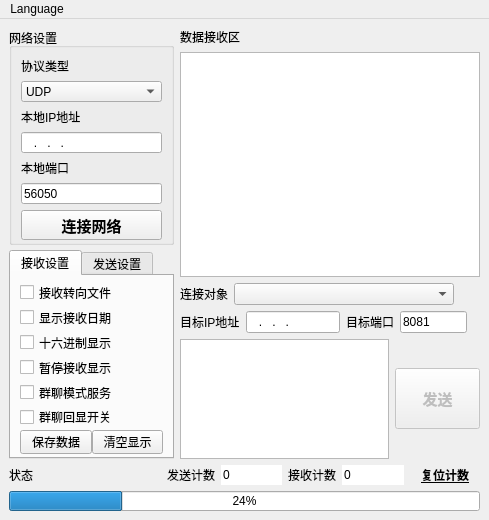
<?xml version="1.0" encoding="UTF-8"?>
<ui version="4.0">
 <class>MainWindow</class>
 <widget class="QMainWindow" name="MainWindow">
  <property name="geometry">
   <rect>
    <x>0</x>
    <y>0</y>
    <width>489</width>
    <height>520</height>
   </rect>
  </property>
  <property name="windowTitle">
   <string>网络调试助手</string>
  </property>
  <widget class="QWidget" name="centralwidget">
   <layout class="QVBoxLayout" name="verticalLayout_3">
    <item>
     <layout class="QHBoxLayout" name="horizontalLayout_5">
      <item>
       <layout class="QVBoxLayout" name="verticalLayout">
        <property name="spacing">
         <number>2</number>
        </property>
        <item>
         <widget class="QGroupBox" name="groupBox_2">
          <property name="sizePolicy">
           <sizepolicy hsizetype="Expanding" vsizetype="Expanding">
            <horstretch>0</horstretch>
            <verstretch>0</verstretch>
           </sizepolicy>
          </property>
          <property name="minimumSize">
           <size>
            <width>160</width>
            <height>180</height>
           </size>
          </property>
          <property name="maximumSize">
           <size>
            <width>350</width>
            <height>500</height>
           </size>
          </property>
          <property name="autoFillBackground">
           <bool>true</bool>
          </property>
          <property name="title">
           <string>网络设置</string>
          </property>
          <property name="alignment">
           <set>Qt::AlignLeading|Qt::AlignLeft|Qt::AlignTop</set>
          </property>
          <property name="flat">
           <bool>false</bool>
          </property>
          <property name="checkable">
           <bool>false</bool>
          </property>
          <layout class="QVBoxLayout" name="verticalLayout_7">
           <property name="spacing">
            <number>6</number>
           </property>
           <item>
            <widget class="QLabel" name="label">
             <property name="lineWidth">
              <number>0</number>
             </property>
             <property name="text">
              <string>协议类型</string>
             </property>
             <property name="margin">
              <number>0</number>
             </property>
            </widget>
           </item>
           <item>
            <widget class="QComboBox" name="cBoxNetType">
             <property name="sizePolicy">
              <sizepolicy hsizetype="Preferred" vsizetype="Preferred">
               <horstretch>0</horstretch>
               <verstretch>0</verstretch>
              </sizepolicy>
             </property>
             <item>
              <property name="text">
               <string>UDP</string>
              </property>
             </item>
             <item>
              <property name="text">
               <string>TCP服务器</string>
              </property>
             </item>
             <item>
              <property name="text">
               <string>TCP客户端</string>
              </property>
             </item>
            </widget>
           </item>
           <item>
            <widget class="QLabel" name="label_IP">
             <property name="text">
              <string>本地IP地址</string>
             </property>
            </widget>
           </item>
           <item>
            <widget class="QLineEdit" name="lEditIpAddr">
             <property name="sizePolicy">
              <sizepolicy hsizetype="Preferred" vsizetype="Preferred">
               <horstretch>0</horstretch>
               <verstretch>0</verstretch>
              </sizepolicy>
             </property>
             <property name="inputMask">
              <string>000.000.000.000</string>
             </property>
            </widget>
           </item>
           <item>
            <widget class="QLabel" name="label_Port">
             <property name="text">
              <string>本地端口</string>
             </property>
            </widget>
           </item>
           <item>
            <widget class="QLineEdit" name="lEditIpPort">
             <property name="sizePolicy">
              <sizepolicy hsizetype="Preferred" vsizetype="Preferred">
               <horstretch>0</horstretch>
               <verstretch>0</verstretch>
              </sizepolicy>
             </property>
             <property name="layoutDirection">
              <enum>Qt::LeftToRight</enum>
             </property>
             <property name="inputMask">
              <string/>
             </property>
             <property name="text">
              <string>56050</string>
             </property>
            </widget>
           </item>
           <item>
            <widget class="QPushButton" name="pBtnNetCnnt">
             <property name="sizePolicy">
              <sizepolicy hsizetype="Preferred" vsizetype="Preferred">
               <horstretch>0</horstretch>
               <verstretch>0</verstretch>
              </sizepolicy>
             </property>
             <property name="minimumSize">
              <size>
               <width>0</width>
               <height>30</height>
              </size>
             </property>
             <property name="maximumSize">
              <size>
               <width>350</width>
               <height>60</height>
              </size>
             </property>
             <property name="font">
              <font>
               <pointsize>11</pointsize>
               <bold>true</bold>
              </font>
             </property>
             <property name="text">
              <string>连接网络</string>
             </property>
             <property name="icon">
              <iconset>
               <activeoff>NetOff.png</activeoff>
               <activeon>NetOn.png</activeon>
               <selectedoff>:/qrc/NetOff.png</selectedoff>
               <selectedon>:/qrc/NetOn.png</selectedon>
              </iconset>
             </property>
             <property name="iconSize">
              <size>
               <width>20</width>
               <height>20</height>
              </size>
             </property>
             <property name="checkable">
              <bool>true</bool>
             </property>
            </widget>
           </item>
          </layout>
         </widget>
        </item>
        <item>
         <spacer name="verticalSpacer_2">
          <property name="orientation">
           <enum>Qt::Vertical</enum>
          </property>
          <property name="sizeHint" stdset="0">
           <size>
            <width>152</width>
            <height>13</height>
           </size>
          </property>
         </spacer>
        </item>
        <item>
         <widget class="QTabWidget" name="Tabs_SndRcv">
          <property name="sizePolicy">
           <sizepolicy hsizetype="Expanding" vsizetype="Expanding">
            <horstretch>0</horstretch>
            <verstretch>0</verstretch>
           </sizepolicy>
          </property>
          <property name="minimumSize">
           <size>
            <width>165</width>
            <height>150</height>
           </size>
          </property>
          <property name="maximumSize">
           <size>
            <width>350</width>
            <height>500</height>
           </size>
          </property>
          <property name="currentIndex">
           <number>0</number>
          </property>
          <widget class="QWidget" name="tab">
           <attribute name="title">
            <string>接收设置</string>
           </attribute>
           <layout class="QVBoxLayout" name="verticalLayout_8">
            <property name="spacing">
             <number>2</number>
            </property>
            <property name="topMargin">
             <number>3</number>
            </property>
            <property name="bottomMargin">
             <number>3</number>
            </property>
            <item>
             <layout class="QVBoxLayout" name="verticalLayout_5">
              <property name="spacing">
               <number>0</number>
              </property>
              <property name="bottomMargin">
               <number>0</number>
              </property>
              <item>
               <layout class="QVBoxLayout" name="verticalLayout_4">
                <property name="spacing">
                 <number>2</number>
                </property>
                <property name="topMargin">
                 <number>2</number>
                </property>
                <property name="bottomMargin">
                 <number>2</number>
                </property>
                <item>
                 <widget class="QCheckBox" name="StartRcvFile">
                  <property name="sizePolicy">
                   <sizepolicy hsizetype="Preferred" vsizetype="Fixed">
                    <horstretch>0</horstretch>
                    <verstretch>0</verstretch>
                   </sizepolicy>
                  </property>
                  <property name="text">
                   <string>接收转向文件</string>
                  </property>
                 </widget>
                </item>
                <item>
                 <widget class="QCheckBox" name="cBox_ShowRcvTime">
                  <property name="sizePolicy">
                   <sizepolicy hsizetype="Preferred" vsizetype="Fixed">
                    <horstretch>0</horstretch>
                    <verstretch>0</verstretch>
                   </sizepolicy>
                  </property>
                  <property name="text">
                   <string>显示接收日期</string>
                  </property>
                 </widget>
                </item>
                <item>
                 <widget class="QCheckBox" name="cBox_RcvHexDisp">
                  <property name="sizePolicy">
                   <sizepolicy hsizetype="Preferred" vsizetype="Fixed">
                    <horstretch>0</horstretch>
                    <verstretch>0</verstretch>
                   </sizepolicy>
                  </property>
                  <property name="text">
                   <string>十六进制显示</string>
                  </property>
                 </widget>
                </item>
                <item>
                 <widget class="QCheckBox" name="cBox_PauseShowRcv">
                  <property name="sizePolicy">
                   <sizepolicy hsizetype="Preferred" vsizetype="Fixed">
                    <horstretch>0</horstretch>
                    <verstretch>0</verstretch>
                   </sizepolicy>
                  </property>
                  <property name="text">
                   <string>暂停接收显示</string>
                  </property>
                 </widget>
                </item>
                <item>
                 <widget class="QCheckBox" name="cBox_chatMode">
                  <property name="sizePolicy">
                   <sizepolicy hsizetype="Preferred" vsizetype="Fixed">
                    <horstretch>0</horstretch>
                    <verstretch>0</verstretch>
                   </sizepolicy>
                  </property>
                  <property name="text">
                   <string>群聊模式服务</string>
                  </property>
                 </widget>
                </item>
                <item>
                 <widget class="QCheckBox" name="cBox_echoMode">
                  <property name="sizePolicy">
                   <sizepolicy hsizetype="Preferred" vsizetype="Fixed">
                    <horstretch>0</horstretch>
                    <verstretch>0</verstretch>
                   </sizepolicy>
                  </property>
                  <property name="text">
                   <string>群聊回显开关</string>
                  </property>
                 </widget>
                </item>
               </layout>
              </item>
              <item>
               <spacer name="verticalSpacer">
                <property name="orientation">
                 <enum>Qt::Vertical</enum>
                </property>
                <property name="sizeHint" stdset="0">
                 <size>
                  <width>20</width>
                  <height>0</height>
                 </size>
                </property>
               </spacer>
              </item>
              <item>
               <layout class="QHBoxLayout" name="horizontalLayout_6">
                <item>
                 <widget class="QPushButton" name="pBtnSaveRcvData">
                  <property name="sizePolicy">
                   <sizepolicy hsizetype="Fixed" vsizetype="Fixed">
                    <horstretch>0</horstretch>
                    <verstretch>0</verstretch>
                   </sizepolicy>
                  </property>
                  <property name="minimumSize">
                   <size>
                    <width>0</width>
                    <height>24</height>
                   </size>
                  </property>
                  <property name="text">
                   <string>保存数据</string>
                  </property>
                 </widget>
                </item>
                <item>
                 <widget class="QPushButton" name="pBtnClearRcvDisp">
                  <property name="sizePolicy">
                   <sizepolicy hsizetype="Fixed" vsizetype="Fixed">
                    <horstretch>0</horstretch>
                    <verstretch>0</verstretch>
                   </sizepolicy>
                  </property>
                  <property name="minimumSize">
                   <size>
                    <width>0</width>
                    <height>24</height>
                   </size>
                  </property>
                  <property name="text">
                   <string>清空显示</string>
                  </property>
                 </widget>
                </item>
               </layout>
              </item>
             </layout>
            </item>
           </layout>
          </widget>
          <widget class="QWidget" name="tab_2">
           <attribute name="title">
            <string>发送设置</string>
           </attribute>
           <layout class="QVBoxLayout" name="verticalLayout_9">
            <property name="spacing">
             <number>2</number>
            </property>
            <property name="topMargin">
             <number>3</number>
            </property>
            <property name="bottomMargin">
             <number>3</number>
            </property>
            <item>
             <layout class="QVBoxLayout" name="verticalLayout_6">
              <property name="spacing">
               <number>2</number>
              </property>
              <item>
               <widget class="QCheckBox" name="cBoxStartSndFile">
                <property name="sizePolicy">
                 <sizepolicy hsizetype="Minimum" vsizetype="Minimum">
                  <horstretch>0</horstretch>
                  <verstretch>0</verstretch>
                 </sizepolicy>
                </property>
                <property name="text">
                 <string>启用文件数据源...</string>
                </property>
               </widget>
              </item>
              <item>
               <widget class="QCheckBox" name="cBox_AntoClearSnd">
                <property name="sizePolicy">
                 <sizepolicy hsizetype="Minimum" vsizetype="Minimum">
                  <horstretch>0</horstretch>
                  <verstretch>0</verstretch>
                 </sizepolicy>
                </property>
                <property name="text">
                 <string>发送完自动清空</string>
                </property>
               </widget>
              </item>
              <item>
               <widget class="QCheckBox" name="cBox_SndHexDisp">
                <property name="sizePolicy">
                 <sizepolicy hsizetype="Minimum" vsizetype="Minimum">
                  <horstretch>0</horstretch>
                  <verstretch>0</verstretch>
                 </sizepolicy>
                </property>
                <property name="text">
                 <string>按十六进制发送</string>
                </property>
               </widget>
              </item>
              <item>
               <widget class="QCheckBox" name="cBoxLoopSnd">
                <property name="sizePolicy">
                 <sizepolicy hsizetype="Minimum" vsizetype="Minimum">
                  <horstretch>0</horstretch>
                  <verstretch>0</verstretch>
                 </sizepolicy>
                </property>
                <property name="text">
                 <string>数据源循环发送</string>
                </property>
               </widget>
              </item>
              <item>
               <layout class="QHBoxLayout" name="horizontalLayout_7">
                <property name="spacing">
                 <number>1</number>
                </property>
                <item>
                 <widget class="QLabel" name="label_4">
                  <property name="enabled">
                   <bool>true</bool>
                  </property>
                  <property name="sizePolicy">
                   <sizepolicy hsizetype="Preferred" vsizetype="Preferred">
                    <horstretch>0</horstretch>
                    <verstretch>0</verstretch>
                   </sizepolicy>
                  </property>
                  <property name="baseSize">
                   <size>
                    <width>0</width>
                    <height>0</height>
                   </size>
                  </property>
                  <property name="text">
                   <string>间隔</string>
                  </property>
                  <property name="textFormat">
                   <enum>Qt::PlainText</enum>
                  </property>
                  <property name="scaledContents">
                   <bool>false</bool>
                  </property>
                  <property name="alignment">
                   <set>Qt::AlignLeading|Qt::AlignLeft|Qt::AlignVCenter</set>
                  </property>
                 </widget>
                </item>
                <item>
                 <widget class="QLineEdit" name="lEdit_Interval_ms">
                  <property name="maximumSize">
                   <size>
                    <width>70</width>
                    <height>16777215</height>
                   </size>
                  </property>
                  <property name="inputMask">
                   <string>D9999</string>
                  </property>
                  <property name="text">
                   <string>1000</string>
                  </property>
                 </widget>
                </item>
                <item>
                 <widget class="QLabel" name="label_5">
                  <property name="text">
                   <string>毫秒</string>
                  </property>
                  <property name="alignment">
                   <set>Qt::AlignLeading|Qt::AlignLeft|Qt::AlignVCenter</set>
                  </property>
                 </widget>
                </item>
                <item>
                 <spacer name="horizontalSpacer_2">
                  <property name="orientation">
                   <enum>Qt::Horizontal</enum>
                  </property>
                  <property name="sizeHint" stdset="0">
                   <size>
                    <width>20</width>
                    <height>20</height>
                   </size>
                  </property>
                 </spacer>
                </item>
               </layout>
              </item>
              <item>
               <spacer name="verticalSpacer_4">
                <property name="orientation">
                 <enum>Qt::Vertical</enum>
                </property>
                <property name="sizeHint" stdset="0">
                 <size>
                  <width>135</width>
                  <height>13</height>
                 </size>
                </property>
               </spacer>
              </item>
              <item>
               <layout class="QHBoxLayout" name="horizontalLayout_8">
                <property name="spacing">
                 <number>1</number>
                </property>
                <item>
                 <widget class="QPushButton" name="pBtnLoadSndData">
                  <property name="sizePolicy">
                   <sizepolicy hsizetype="Fixed" vsizetype="Fixed">
                    <horstretch>0</horstretch>
                    <verstretch>0</verstretch>
                   </sizepolicy>
                  </property>
                  <property name="minimumSize">
                   <size>
                    <width>0</width>
                    <height>24</height>
                   </size>
                  </property>
                  <property name="text">
                   <string>载入数据</string>
                  </property>
                 </widget>
                </item>
                <item>
                 <widget class="QPushButton" name="pBtnClearSndDisp">
                  <property name="sizePolicy">
                   <sizepolicy hsizetype="Fixed" vsizetype="Fixed">
                    <horstretch>0</horstretch>
                    <verstretch>0</verstretch>
                   </sizepolicy>
                  </property>
                  <property name="minimumSize">
                   <size>
                    <width>0</width>
                    <height>24</height>
                   </size>
                  </property>
                  <property name="text">
                   <string>清空显示</string>
                  </property>
                 </widget>
                </item>
               </layout>
              </item>
             </layout>
            </item>
           </layout>
          </widget>
         </widget>
        </item>
       </layout>
      </item>
      <item>
       <layout class="QVBoxLayout" name="verticalLayout_2">
        <item>
         <layout class="QGridLayout" name="gridLayout">
          <item row="0" column="0">
           <widget class="QLabel" name="label_9">
            <property name="text">
             <string>数据接收区</string>
            </property>
           </widget>
          </item>
          <item row="1" column="0">
           <widget class="QPlainTextEdit" name="ReceiveTextEdit">
            <property name="readOnly">
             <bool>true</bool>
            </property>
           </widget>
          </item>
         </layout>
        </item>
        <item>
         <layout class="QHBoxLayout" name="horizontalLayout_3">
          <item>
           <widget class="QLabel" name="labelClients">
            <property name="sizePolicy">
             <sizepolicy hsizetype="Fixed" vsizetype="Preferred">
              <horstretch>0</horstretch>
              <verstretch>0</verstretch>
             </sizepolicy>
            </property>
            <property name="text">
             <string>连接对象</string>
            </property>
           </widget>
          </item>
          <item>
           <widget class="QComboBox" name="cBoxClients">
            <property name="sizePolicy">
             <sizepolicy hsizetype="Expanding" vsizetype="Preferred">
              <horstretch>0</horstretch>
              <verstretch>0</verstretch>
             </sizepolicy>
            </property>
            <property name="minimumSize">
             <size>
              <width>220</width>
              <height>0</height>
             </size>
            </property>
            <property name="maximumSize">
             <size>
              <width>400</width>
              <height>60</height>
             </size>
            </property>
           </widget>
          </item>
          <item>
           <widget class="QLabel" name="labelSpaceClients">
            <property name="sizePolicy">
             <sizepolicy hsizetype="Expanding" vsizetype="Fixed">
              <horstretch>0</horstretch>
              <verstretch>0</verstretch>
             </sizepolicy>
            </property>
            <property name="minimumSize">
             <size>
              <width>0</width>
              <height>0</height>
             </size>
            </property>
            <property name="text">
             <string/>
            </property>
           </widget>
          </item>
         </layout>
        </item>
        <item>
         <layout class="QHBoxLayout" name="horizontalLayout_2">
          <property name="spacing">
           <number>6</number>
          </property>
          <item>
           <widget class="QLabel" name="labelUdp">
            <property name="sizePolicy">
             <sizepolicy hsizetype="Fixed" vsizetype="Preferred">
              <horstretch>0</horstretch>
              <verstretch>0</verstretch>
             </sizepolicy>
            </property>
            <property name="text">
             <string>目标IP地址</string>
            </property>
           </widget>
          </item>
          <item>
           <widget class="QLineEdit" name="lEditUdpIP">
            <property name="sizePolicy">
             <sizepolicy hsizetype="Preferred" vsizetype="Preferred">
              <horstretch>0</horstretch>
              <verstretch>0</verstretch>
             </sizepolicy>
            </property>
            <property name="minimumSize">
             <size>
              <width>80</width>
              <height>0</height>
             </size>
            </property>
            <property name="maximumSize">
             <size>
              <width>160</width>
              <height>16777215</height>
             </size>
            </property>
            <property name="inputMask">
             <string>000.000.000.000</string>
            </property>
            <property name="text">
             <string>...</string>
            </property>
           </widget>
          </item>
          <item>
           <widget class="QLabel" name="labelUdp1">
            <property name="sizePolicy">
             <sizepolicy hsizetype="Preferred" vsizetype="Preferred">
              <horstretch>0</horstretch>
              <verstretch>0</verstretch>
             </sizepolicy>
            </property>
            <property name="text">
             <string>目标端口</string>
            </property>
           </widget>
          </item>
          <item>
           <widget class="QLineEdit" name="lEditUdpPort">
            <property name="sizePolicy">
             <sizepolicy hsizetype="Preferred" vsizetype="Preferred">
              <horstretch>0</horstretch>
              <verstretch>0</verstretch>
             </sizepolicy>
            </property>
            <property name="minimumSize">
             <size>
              <width>40</width>
              <height>0</height>
             </size>
            </property>
            <property name="maximumSize">
             <size>
              <width>80</width>
              <height>16777215</height>
             </size>
            </property>
            <property name="inputMask">
             <string/>
            </property>
            <property name="text">
             <string>8081</string>
            </property>
           </widget>
          </item>
          <item>
           <widget class="QLabel" name="labelSpaceUdp">
            <property name="sizePolicy">
             <sizepolicy hsizetype="Expanding" vsizetype="Fixed">
              <horstretch>0</horstretch>
              <verstretch>0</verstretch>
             </sizepolicy>
            </property>
            <property name="minimumSize">
             <size>
              <width>0</width>
              <height>0</height>
             </size>
            </property>
            <property name="lineWidth">
             <number>0</number>
            </property>
            <property name="text">
             <string/>
            </property>
           </widget>
          </item>
         </layout>
        </item>
        <item>
         <layout class="QHBoxLayout" name="horizontalLayout_4">
          <item>
           <widget class="PlainTextEdit" name="tEditSendText">
            <property name="sizePolicy">
             <sizepolicy hsizetype="Expanding" vsizetype="Fixed">
              <horstretch>0</horstretch>
              <verstretch>0</verstretch>
             </sizepolicy>
            </property>
            <property name="maximumSize">
             <size>
              <width>16777215</width>
              <height>120</height>
             </size>
            </property>
           </widget>
          </item>
          <item>
           <widget class="QPushButton" name="pBtnSendData">
            <property name="enabled">
             <bool>false</bool>
            </property>
            <property name="sizePolicy">
             <sizepolicy hsizetype="Fixed" vsizetype="Fixed">
              <horstretch>0</horstretch>
              <verstretch>0</verstretch>
             </sizepolicy>
            </property>
            <property name="minimumSize">
             <size>
              <width>85</width>
              <height>61</height>
             </size>
            </property>
            <property name="maximumSize">
             <size>
              <width>75</width>
              <height>61</height>
             </size>
            </property>
            <property name="font">
             <font>
              <family>SimSun-ExtB</family>
              <pointsize>11</pointsize>
              <bold>true</bold>
             </font>
            </property>
            <property name="text">
             <string>发送</string>
            </property>
           </widget>
          </item>
         </layout>
        </item>
       </layout>
      </item>
     </layout>
    </item>
    <item>
     <layout class="QHBoxLayout" name="horizontalLayout">
      <item>
       <widget class="QLabel" name="label_2">
        <property name="text">
         <string>状态</string>
        </property>
       </widget>
      </item>
      <item>
       <widget class="QLabel" name="CurState">
        <property name="minimumSize">
         <size>
          <width>120</width>
          <height>16</height>
         </size>
        </property>
        <property name="styleSheet">
         <string notr="true"/>
        </property>
        <property name="text">
         <string/>
        </property>
       </widget>
      </item>
      <item>
       <spacer name="horizontalSpacer">
        <property name="orientation">
         <enum>Qt::Horizontal</enum>
        </property>
        <property name="sizeHint" stdset="0">
         <size>
          <width>20</width>
          <height>20</height>
         </size>
        </property>
       </spacer>
      </item>
      <item>
       <widget class="QLabel" name="label_6">
        <property name="sizePolicy">
         <sizepolicy hsizetype="Preferred" vsizetype="Preferred">
          <horstretch>0</horstretch>
          <verstretch>0</verstretch>
         </sizepolicy>
        </property>
        <property name="minimumSize">
         <size>
          <width>0</width>
          <height>16</height>
         </size>
        </property>
        <property name="maximumSize">
         <size>
          <width>16777215</width>
          <height>36</height>
         </size>
        </property>
        <property name="text">
         <string>发送计数</string>
        </property>
       </widget>
      </item>
      <item>
       <widget class="QLineEdit" name="lEdit_SndCnt">
        <property name="minimumSize">
         <size>
          <width>50</width>
          <height>16</height>
         </size>
        </property>
        <property name="maximumSize">
         <size>
          <width>80</width>
          <height>36</height>
         </size>
        </property>
        <property name="styleSheet">
         <string notr="true">border-color: rgb(85, 255, 255);</string>
        </property>
        <property name="text">
         <string>0</string>
        </property>
        <property name="frame">
         <bool>false</bool>
        </property>
        <property name="readOnly">
         <bool>true</bool>
        </property>
       </widget>
      </item>
      <item>
       <widget class="QLabel" name="label_7">
        <property name="sizePolicy">
         <sizepolicy hsizetype="Preferred" vsizetype="Fixed">
          <horstretch>0</horstretch>
          <verstretch>0</verstretch>
         </sizepolicy>
        </property>
        <property name="minimumSize">
         <size>
          <width>0</width>
          <height>20</height>
         </size>
        </property>
        <property name="maximumSize">
         <size>
          <width>16777215</width>
          <height>36</height>
         </size>
        </property>
        <property name="text">
         <string>接收计数</string>
        </property>
       </widget>
      </item>
      <item>
       <widget class="QLineEdit" name="lEdit_RcvCnt">
        <property name="sizePolicy">
         <sizepolicy hsizetype="Fixed" vsizetype="Fixed">
          <horstretch>0</horstretch>
          <verstretch>0</verstretch>
         </sizepolicy>
        </property>
        <property name="minimumSize">
         <size>
          <width>50</width>
          <height>16</height>
         </size>
        </property>
        <property name="maximumSize">
         <size>
          <width>80</width>
          <height>36</height>
         </size>
        </property>
        <property name="autoFillBackground">
         <bool>false</bool>
        </property>
        <property name="text">
         <string>0</string>
        </property>
        <property name="frame">
         <bool>false</bool>
        </property>
        <property name="readOnly">
         <bool>true</bool>
        </property>
       </widget>
      </item>
      <item>
       <widget class="QPushButton" name="pBtnResetCnt">
        <property name="minimumSize">
         <size>
          <width>70</width>
          <height>16</height>
         </size>
        </property>
        <property name="maximumSize">
         <size>
          <width>160</width>
          <height>40</height>
         </size>
        </property>
        <property name="font">
         <font>
          <bold>true</bold>
          <underline>true</underline>
         </font>
        </property>
        <property name="cursor">
         <cursorShape>PointingHandCursor</cursorShape>
        </property>
        <property name="styleSheet">
         <string notr="true"/>
        </property>
        <property name="text">
         <string>复位计数</string>
        </property>
        <property name="autoDefault">
         <bool>true</bool>
        </property>
        <property name="flat">
         <bool>true</bool>
        </property>
       </widget>
      </item>
     </layout>
    </item>
    <item>
     <widget class="QProgressBar" name="SndProgressBar">
      <property name="maximumSize">
       <size>
        <width>16777215</width>
        <height>20</height>
       </size>
      </property>
      <property name="value">
       <number>24</number>
      </property>
      <property name="textVisible">
       <bool>true</bool>
      </property>
     </widget>
    </item>
   </layout>
  </widget>
  <widget class="QMenuBar" name="menubar">
   <property name="geometry">
    <rect>
     <x>0</x>
     <y>0</y>
     <width>489</width>
     <height>18</height>
    </rect>
   </property>
   <widget class="QMenu" name="menu">
    <property name="title">
     <string>Language</string>
    </property>
    <addaction name="actionChinese"/>
    <addaction name="actionEnglish"/>
   </widget>
   <addaction name="menu"/>
  </widget>
  <action name="actionChinese">
   <property name="text">
    <string>中文</string>
   </property>
  </action>
  <action name="actionEnglish">
   <property name="text">
    <string>English</string>
   </property>
  </action>
 </widget>
 <customwidgets>
  <customwidget>
   <class>PlainTextEdit</class>
   <extends>QPlainTextEdit</extends>
   <header>C:/Users/lzoio/Documents/myQT/NetAssistant/plainTextEdit.h</header>
  </customwidget>
 </customwidgets>
 <resources/>
 <connections/>
</ui>
